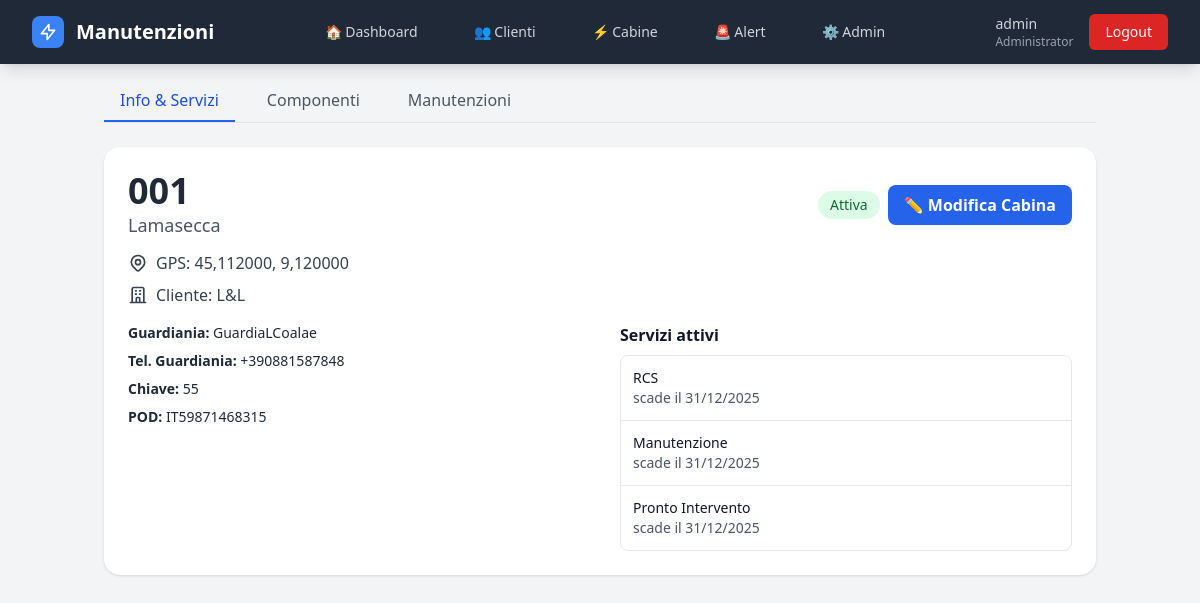
Screenshot of /cabine/001/ (signed in) with the database file from the repository.
### gestione/models.py (models this page shows, shortened)
class User(AbstractUser):
    RUOLI_CHOICES = [
        ('Administrator', 'Administrator'),
        ('Controlroom', 'Controlroom'),
        ('Operatore', 'Operatore'),
    ]
    ruolo = models.CharField(max_length=20, choices=RUOLI_CHOICES, default='Operatore')
    def is_administrator(self):
        return self.is_superuser or self.ruolo == 'Administrator'

class Cabina(models.Model):
    nome = models.CharField(max_length=200, verbose_name="Nome/Denominazione")
    matricola = models.CharField(max_length=50, unique=True, verbose_name="Matricola")
    cliente = models.ForeignKey(Cliente, on_delete=models.CASCADE, related_name='cabine', verbose_name="Cliente")
    fonte = models.CharField(max_length=50,blank=True,verbose_name="Fonte energetica")
    guardiania = models.CharField(max_length=100, blank=True, verbose_name="Guardiania")
    chiave = models.CharField(max_length=50, blank=True, verbose_name="N° Chiave")
    pod = models.CharField(max_length=50, blank=True, verbose_name="POD")
    telefono_guardiania = models.CharField(max_length=20, blank=True, verbose_name="Tel. Guardiania")
    latitudine = models.DecimalField(max_digits=10, decimal_places=8, null=True, blank=True, verbose_name="Latitudine")
    longitudine = models.DecimalField(max_digits=11, decimal_places=8, null=True, blank=True, verbose_name="Longitudine")
    attiva = models.BooleanField(default=True, verbose_name="Attiva")
    note = models.TextField(blank=True, verbose_name="Note")
    template_report = models.ForeignKey(
        'ReportTemplate',
        on_delete=models.SET_NULL,
        null=True,
        blank=True,
        related_name='cabine_assegnate',
        verbose_name="Template report"
    )
    def prossima_manutenzione_ordinaria(self):
        prossima = self.manutenzioni.filter(
            stato='programmata',
            tipo__in=['semestrale', 'annuale']
        ).order_by('data_programmata').first()
        return prossima.data_programmata if prossima else None
    def giorni_alla_manutenzione_ordinaria(self):
        prossima = self.prossima_manutenzione_ordinaria()
        if prossima:
            delta = prossima - timezone.now().date()
            return delta.days
        return None
    def stato_manutenzione_ordinaria(self):
        giorni = self.giorni_alla_manutenzione_ordinaria()
        if giorni is None:
            return 'nessuna_programmata'
        elif giorni < 0:
            return 'scaduta'
        elif giorni <= 30:
            return 'in_scadenza'
        else:
            return 'ok'
    class Meta:
        verbose_name = "Cabina"
        verbose_name_plural = "Cabine"
        ordering = ['matricola']

class Cliente(models.Model):
    nome_azienda = models.CharField(max_length=200, verbose_name="Nome Azienda")
    responsabile = models.CharField(max_length=100, verbose_name="Responsabile")
    telefono_responsabile = models.CharField(max_length=20, verbose_name="Tel. Responsabile")
    email = models.EmailField(verbose_name="Email")
    email2 = models.EmailField(blank=True, verbose_name="Email 2")
    note = models.TextField(blank=True, verbose_name="Note")
    attivo = models.BooleanField(default=True, verbose_name="Attivo")
    data_creazione = models.DateTimeField(auto_now_add=True)
    data_modifica = models.DateTimeField(auto_now=True)
    class Meta:
        verbose_name = "Cliente"
        verbose_name_plural = "Clienti"
        ordering = ['nome_azienda']

class CabinaServizio(models.Model):
    cabina = models.ForeignKey('Cabina', on_delete=models.CASCADE, related_name='servizi_assoc')
    servizio = models.ForeignKey('Servizio', on_delete=models.CASCADE)
    scadenza = models.DateField(verbose_name="Data scadenza")
    class Meta:
        verbose_name = "Servizio assegnato"
        verbose_name_plural = "Servizi assegnati alle cabine"
        unique_together = ('cabina', 'servizio')  # ogni servizio una sola volta per cabina

class Servizio(models.Model):
    nome = models.CharField(max_length=100, unique=True, verbose_name="Nome servizio")
    descrizione = models.TextField(blank=True, verbose_name="Descrizione")
    class Meta:
        verbose_name = "Servizio"
        verbose_name_plural = "Servizi"
        ordering = ['nome']

### gestione/views.py (the view)
# urls.py: path('cabine/<str:matricola>/', views.dettaglio_cabina, name='dettaglio_cabina'),
@login_required
def dettaglio_cabina(request, matricola):
    cabina = get_object_or_404(Cabina, matricola=matricola, attiva=True)
    componenti = cabina.componenti.filter(attivo=True)
    today= timezone.localdate()
    for componente in componenti:
        componente.stato = componente.stato_manutenzione()
        componente.giorni = componente.giorni_alla_manutenzione()
        componente.prossima = componente.prossima_manutenzione()
    context = {
        'cabina': cabina,
        'componenti': componenti,
        'stato_ordinaria': cabina.stato_manutenzione_ordinaria(),
        'giorni_ordinaria': cabina.giorni_alla_manutenzione_ordinaria(),
        'prossima_ordinaria': cabina.prossima_manutenzione_ordinaria(),
        'today':today
    }
    return render(request, 'cabine/dettaglio.html', context)

### gestione/context_processors.py (called while the page is built)
def alert_count(request):
    if not request.user.is_authenticated:
        return {'alert_count': 0}
    alert_cabine = 0
    for cabina in Cabina.objects.filter(attiva=True):
        stato = cabina.stato_manutenzione_ordinaria()
        if stato in ['scaduta', 'in_scadenza']:
            alert_cabine += 1
    alert_componenti = 0
    for componente in Componente.objects.filter(attivo=True):
        stato = componente.stato_manutenzione()
        if stato in ['scaduta', 'in_scadenza']:
            alert_componenti += 1
    total_alert = alert_cabine + alert_componenti
    return {
        'alert_count': total_alert,
        'alert_critici': alert_cabine,
        'alert_componenti': alert_componenti,
    }

### gestione/models.py (called while the page is built)
    @property
    def giorni_alla_scadenza(self):
        from datetime import date
        if self.stato == 'completata':
            return None
        delta = self.data_programmata - date.today()
        return delta.days

    @property
    def stato_scadenza(self):
        giorni = self.giorni_alla_scadenza
        if giorni is None:
            return 'completata'
        elif giorni < 0:
            return 'scaduta'
        elif giorni <= 7:
            return 'urgente'
        elif giorni <= 30:
            return 'in_scadenza'
        else:
            return 'ok'

### templates/cabine/dettaglio.html (shortened to what this page needs)
{% extends 'base.html' %}
{% block content %}
<div class="max-w-xl md:max-w-5xl mx-auto px-4 pt-4 pb-24 md:pb-8">
  <div class="mb-4 md:mb-6 border-b border-gray-200">
    <ul id="tabs"
        class="-mx-4 px-4 flex overflow-x-auto no-scrollbar gap-2 md:gap-4 text-sm md:text-base font-medium text-gray-600">
      <li>
        <button type="button"
                class="tab-button min-w-max px-3 md:px-4 py-2 border-b-2 hover:text-blue-600 focus:outline-none focus-visible:ring-2 focus-visible:ring-blue-500 rounded-t"
                data-tab="tab-info" >
          Info & Servizi
        </button>
      </li>
      <li>
        <button type="button"
                class="tab-button min-w-max px-3 md:px-4 py-2 border-b-2 border-transparent hover:text-blue-600 focus:outline-none focus-visible:ring-2 focus-visible:ring-blue-500 rounded-t relative"
                data-tab="tab-componenti" >
          Componenti
        </button>
      </li>
      <li>
        <button type="button"
                class="tab-button min-w-max px-3 md:px-4 py-2 border-b-2 border-transparent hover:text-blue-600 focus:outline-none focus-visible:ring-2 focus-visible:ring-blue-500 rounded-t relative"
                data-tab="tab-manutenzioni">
          Manutenzioni
        </button>
      </li>
    </ul>
  </div>
  <div id="tab-info" class="tab-content">
    {% include 'cabine/partials/tab_info.html' %}
  </div>
</div>
{% endblock %}

### templates/base.html (shortened to what this page needs)
<!DOCTYPE html>
<html lang="it">
<head>
    <script src="https://cdn.tailwindcss.com"></script>
</head>
<body class="bg-gray-100 min-h-screen">
    {% if user.is_authenticated %}
    <nav class="bg-primary shadow-lg fixed w-full top-0 z-50">
        <div class="max-w-7xl mx-auto px-4 sm:px-6 lg:px-8">
            <div class="flex justify-between h-16">
                <div class="flex items-center">
                    <div class="flex-shrink-0">
                        <a href="{% url 'dashboard' %}" class="flex items-center">
                            <div class="w-8 h-8 bg-blue-500 rounded-lg flex items-center justify-center mr-3">
                                <svg class="w-5 h-5 text-white" fill="none" stroke="currentColor" viewBox="0 0 24 24">
                                    <path stroke-linecap="round" stroke-linejoin="round" stroke-width="2"
                                        d="M13 10V3L4 14h7v7l9-11h-7z"></path>
                                </svg>
                            </div>
                            <span class="text-white text-xl font-bold">Manutenzioni</span>
                        </a>
                    </div>
                </div>
                <div class="hidden md:flex items-center space-x-8">
                    <a href="{% url 'dashboard' %}"
                        class="text-gray-300 hover:text-white px-3 py-2 rounded-md text-sm font-medium transition-colors
                              {% if request.resolver_match.url_name == 'dashboard' %}bg-secondary text-white{% endif %}">
                        🏠 Dashboard
                    </a>
                    <a href="{% url 'lista_clienti' %}" class="text-gray-300 hover:text-white px-3 py-2 rounded-md text-sm font-medium transition-colors
                              {% if 'clienti' in request.resolver_match.url_name %}bg-secondary text-white{% endif %}">
                        👥 Clienti
                    </a>
                    <a href="{% url 'lista_cabine' %}" class="text-gray-300 hover:text-white px-3 py-2 rounded-md text-sm font-medium transition-colors
                              {% if 'cabine' in request.resolver_match.url_name %}bg-secondary text-white{% endif %}">
                        ⚡ Cabine
                    </a>
                    <a href="{% url 'lista_alert' %}" class="text-gray-300 hover:text-white px-3 py-2 rounded-md text-sm font-medium transition-colors relative
          {% if request.resolver_match.url_name == 'lista_alert' %}bg-secondary text-white{% endif %}">
                        🚨 Alert
                    </a>
                    {% if user.is_administrator %}
                    <a href="/admin/"
                        class="text-gray-300 hover:text-white px-3 py-2 rounded-md text-sm font-medium transition-colors">
                        ⚙️ Admin
                    </a>
                    {% endif %}
                </div>
                <div class="hidden md:flex items-center space-x-4">
                    <div class="text-gray-300 text-sm">
                        <span class="font-medium">{{ user.get_full_name|default:user.username }}</span>
                        <span class="text-xs block text-gray-400">
                            {% if user.is_administrator %}Administrator
                            {% elif user.is_controlroom %}Control Room
                            {% elif user.is_operatore %}Operatore
                            {% endif %}
                        </span>
                    </div>
                    <a href="{% url 'logout' %}"
                        class="bg-red-600 hover:bg-red-700 text-white px-4 py-2 rounded-md text-sm font-medium transition-colors">
                        Logout
                    </a>
                </div>
            </div>
        </div>
    </nav>
    {% endif %}
    <main class="{% if user.is_authenticated %}pt-16{% endif %}">
        {% block content %}
        {% endblock %}
    </main>
</body>
</html>

### templates/cabine/partials/tab_info.html (shortened to what this page needs)
<section class="bg-white shadow rounded-2xl p-4 md:p-6 relative">
  <div class="flex flex-col gap-2 sm:flex-row sm:items-center sm:justify-between">
    <div class="min-w-0">
      <h1 class="text-2xl md:text-4xl font-bold text-gray-800 break-all">{{ cabina.matricola }}</h1>
      <p class="text-gray-600 text-base md:text-lg truncate">{{ cabina.nome }}</p>
    </div>
    <div class="flex items-center gap-2">
      <span class="inline-flex items-center px-3 py-1 rounded-full text-xs md:text-sm font-medium
                   {% if cabina.attiva %}bg-green-100 text-green-800{% else %}bg-red-100 text-red-800{% endif %}">
        {% if cabina.attiva %}Attiva{% else %}Inattiva{% endif %}
      </span>
      {% if user.is_administrator or user.is_controlroom %}
      <a href="{% url 'modifica_cabina' cabina.matricola %}"
         class="hidden md:inline-flex items-center gap-2 bg-blue-600 hover:bg-blue-700
                text-white font-semibold px-4 py-2 rounded-lg shadow-sm">
        ✏️ Modifica Cabina
      </a>
      {% endif %}
    </div>
  </div>
  <div class="mt-3 space-y-2 text-gray-700">
    {% if cabina.latitudine and cabina.longitudine %}
    <div class="flex items-center gap-2">
      <span class="truncate">
        GPS: {{ cabina.latitudine|floatformat:6 }}, {{ cabina.longitudine|floatformat:6 }}
      </span>
    </div>
    {% endif %}
    {% if cabina.cliente %}
    <div class="flex items-center gap-2">
      <span class="truncate">Cliente: {{ cabina.cliente.nome_azienda }}</span>
    </div>
    {% endif %}
  </div>
  <div class="mt-4 grid grid-cols-1 md:grid-cols-2 gap-6 text-sm text-gray-800">
    <div class="space-y-2">
      {% if cabina.guardiania %}<div><span class="font-semibold">Guardiania:</span> {{ cabina.guardiania }}</div>{% endif %}
      {% if cabina.telefono_guardiania %}<div><span class="font-semibold">Tel. Guardiania:</span> {{ cabina.telefono_guardiania }}</div>{% endif %}
      {% if cabina.chiave %}<div><span class="font-semibold">Chiave:</span> {{ cabina.chiave }}</div>{% endif %}
      {% if cabina.pod %}<div class="break-all"><span class="font-semibold">POD:</span> {{ cabina.pod }}</div>{% endif %}
    </div>
    <div class="md:pl-2">
      <h3 class="text-base font-semibold text-gray-900 mb-2">Servizi attivi</h3>
      <ul class="rounded-lg border divide-y">
        {% for cs in cabina.servizi_assoc.all %}
        <li class="p-3 flex flex-col sm:flex-row sm:items-center sm:justify-between gap-2"
            x-data="{ open:false }" @keydown.escape.window="open=false">
          <div class="min-w-0">
            <div class="font-medium {% if cs.scadenza <= today %}text-red-600{% else %}text-gray-900{% endif %} truncate">
              {{ cs.servizio.nome }}
            </div>
            {% if cs.scadenza > today %}
              <div class="text-gray-600">scade il {{ cs.scadenza|date:"d/m/Y" }}</div>
            {% else %}
              <div class="text-red-600">scaduto il {{ cs.scadenza|date:"d/m/Y" }}</div>
            {% endif %}
          </div>
        </li>
        {% empty %}
          <li class="p-3 text-gray-500">Nessun servizio attivo.</li>
        {% endfor %}
      </ul>
    </div>
  </div>
</section>

### templates/cabine/dettaglio.html (style rules this page uses)
.no-scrollbar { -ms-overflow-style: none; scrollbar-width: none; }

### rows the page displays
User: get_full_name "admin"
Cabina: matricola "001", nome "Lamasecca", latitudine "45,112000", longitudine "9,120000", cliente.nome_azienda "L&L", guardiania "GuardiaLCoalae", telefono_guardiania "+390881587848", chiave "55", pod "IT59871468315"
CabinaServizio: servizio.nome "RCS", scadenza "31/12/2025"
CabinaServizio: servizio.nome "Manutenzione", scadenza "31/12/2025"
CabinaServizio: servizio.nome "Pronto Intervento", scadenza "31/12/2025"
